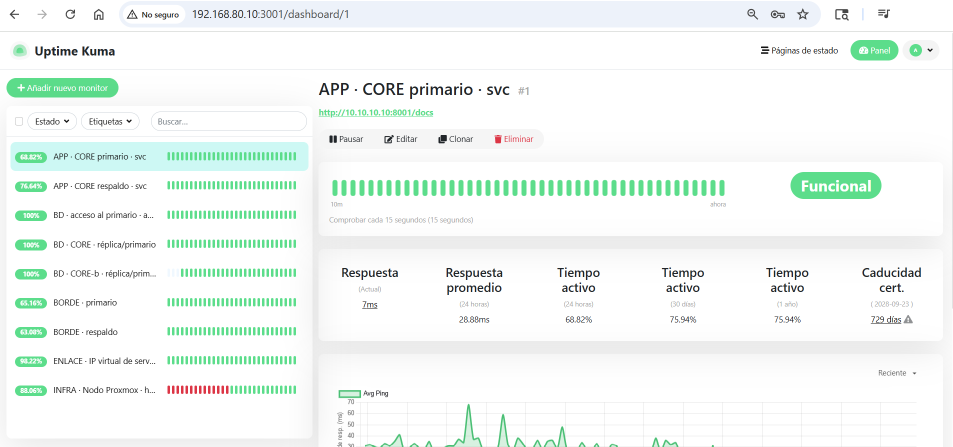
#> input picture docs/practica-profesional/capturas/noc-01-app-core-primario.png, 1906 x 893 px, found by its file name (shown at 1/2 size)
$ python procesar-evidencia-v4.py
#> lines starting #> are read from the running program, lines starting #| are printed output that depends on the picture
#> in cargar, returned value is the input picture: PIL image 1906x893 RGB; mean R, G, B 241.8, 247.7, 244.8
# Procesa las capturas de las pruebas de resiliencia: quita la barra de marcadores del
# navegador, tapa el avatar y difumina datos personales. Los originales no se tocan.
from PIL import Image
import os
E = "evidencia-pendiente"; OUT = "capturas"

def brillo(im, y):
    px = [im.getpixel((x, y)) for x in range(0, im.width, 6)]
    return sum(sum(p[:3]) / 3 for p in px) / len(px)

def hallar_fin_marcadores(im):
    # primera fila (>=100) donde empieza el contenido: linea separadora o cabecera gris
    for y in range(108, min(160, im.height)):
        if brillo(im, y) < 238:
            return y
#> this loop made 1 pass
#> y on pass 1: 108
    return None

def quitar_marcadores(im, y0=62):
    y1 = hallar_fin_marcadores(im)
#> y1 = 108
    if y1 is None or y1 <= y0: return im
    sup = im.crop((0, 0, im.width, y0)); inf = im.crop((0, y1, im.width, im.height))
#> after `sup = im.crop((0, 0, im.width, y0))`:
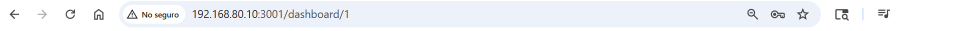
#> sup: PIL image 1906x62 RGB (shown at 1/2 size); mean R, G, B 239.5, 242.4, 247
#> after `inf = im.crop((0, y1, im.width, im.height))`:
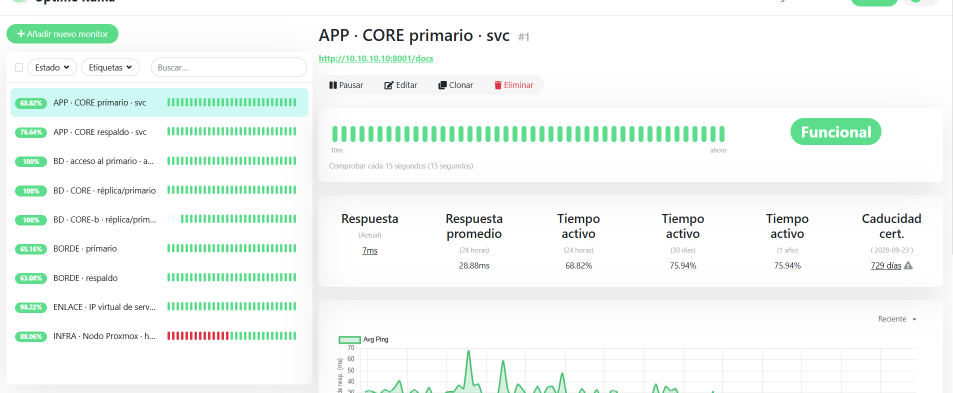
#> inf: PIL image 1906x785 RGB (shown at 1/2 size); mean R, G, B 241.9, 248, 244.6
    out = Image.new("RGB", (im.width, sup.height + inf.height)); out.paste(sup, (0, 0)); out.paste(inf, (0, sup.height))
#> after `out = Image.new('RGB', (im.width, sup.height + inf.height))`: out: PIL image 1906x847 RGB; every value is 0
#> after `out.paste(sup, (0, 0))`:
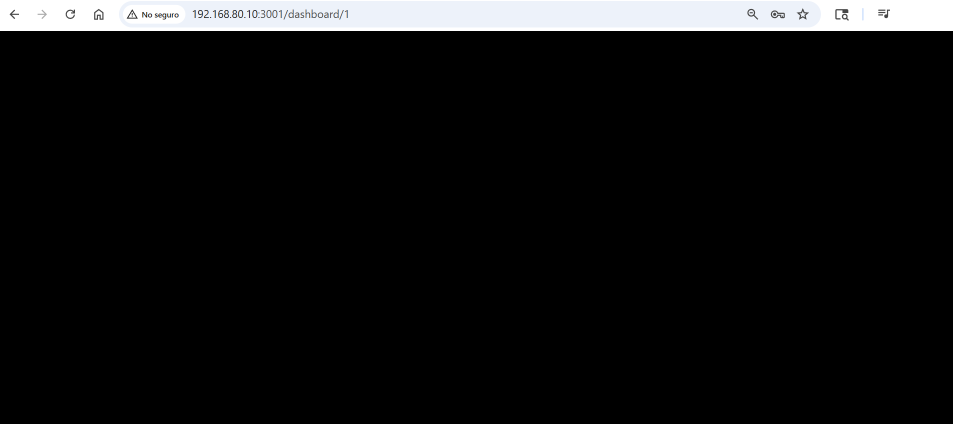
#> out: PIL image 1906x847 RGB (shown at 1/2 size); mean R, G, B 17.5, 17.7, 18.1
#> after `out.paste(inf, (0, sup.height))`:
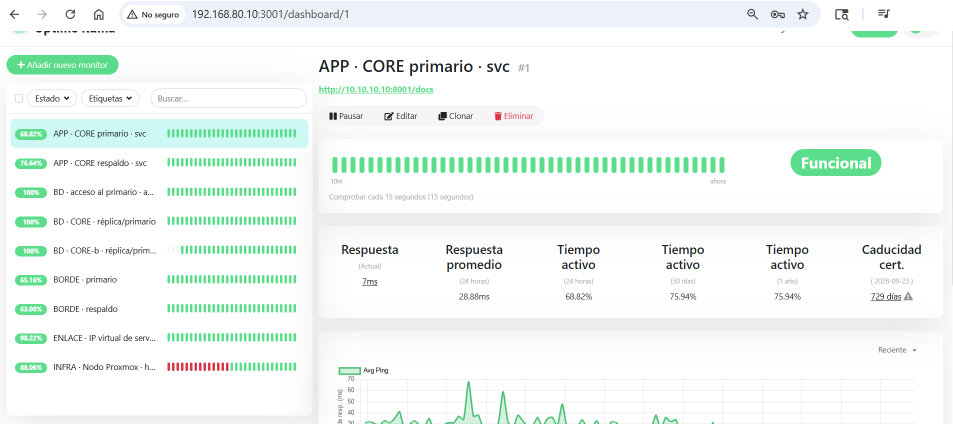
#> out: PIL image 1906x847 RGB (shown at 1/2 size); mean R, G, B 241.7, 247.6, 244.7
    return out

def tapar_avatar(im, x0=1780, y1=60):
#> called with x0 = 1780, y1 = 60
    if im.width < x0 + 40: return im
    c = im.getpixel((im.width - 2, 3))
#> c = (255, 255, 255)
    for x in range(x0, im.width):
        for y in range(0, y1): im.putpixel((x, y), c)
    return im

def quitar_edge(im, y0=66):
    # contenido oscuro (barra lateral del CRM) empieza tras los marcadores
    y1 = next((y for y in range(110, min(170, im.height)) if brillo(im, y) < 180), 131)
    sup = im.crop((0, 0, im.width, y0)); inf = im.crop((0, y1, im.width, im.height))
    out = Image.new("RGB", (im.width, sup.height + inf.height)); out.paste(sup, (0, 0)); out.paste(inf, (0, sup.height))
    for x in range(1560, out.width):
        for y in range(0, y0): out.putpixel((x, y), (255, 255, 255))
    return out

def pixelar(im, regiones, bloque=12):
    for (x0, y0, x1, y1) in regiones:
        x1 = min(x1, im.width); y1 = min(y1, im.height)
        r = im.crop((x0, y0, x1, y1)); w, h = max(1, (x1 - x0) // bloque), max(1, (y1 - y0) // bloque)
        im.paste(r.resize((w, h), Image.BILINEAR).resize((x1 - x0, y1 - y0), Image.NEAREST), (x0, y0))
    return im

def cargar(d, f): return Image.open(f"{E}/{d}/{f}").convert("RGB")
def guardar(im, n): im.save(f"{OUT}/{n}", optimize=True); print(n, im.size)
#> called with n = 'noc-01-app-core-primario.png'
#| noc-01-app-core-primario.png (1906, 847)

# --- NOC (principal) ---
noc = {"noc-01-app-core-primario":"noc-01-app-core-primario.png","noc-02-app-core-respaldo":"noc-02-app-core-respaldo.png",
       "noc-03-bd-acceso-al-primario":"noc-03-bd-acceso-al-primario.png","noc-04-bd-crm-core":"noc-04-bd-crm-core.png",
       "noc-05-bd-crm-core-b":"noc-05-bd-crm-core-b.png","noc-06-borde-primario":"noc-06-borde-primario.png",
       "noc-07-borde-respaldo":"noc-07-borde-respaldo.png","noc-08-enlace-ip-virtual":"noc-08-enlace-ip-virtual.png",
       "noc-09-infra-nodo-proxmox":"noc-09-infra-nodo-proxmox.png"}
for n, f in noc.items():
    im = tapar_avatar(quitar_marcadores(cargar("kuma-noc", f))); guardar(im, n + ".png")
#> pass 2 of the loop `for n, f in noc.items():`:
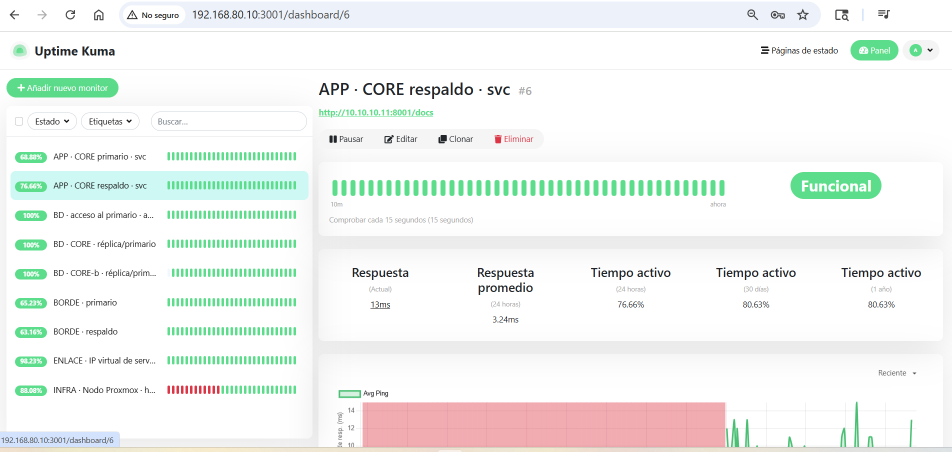
#> input picture docs/practica-profesional/capturas/noc-02-app-core-respaldo.png, 1903 x 903 px, found by its file name (shown at 1/2 size)
#> in cargar, returned value is the input picture: PIL image 1903x903 RGB; mean R, G, B 241.3, 244.4, 241.7
#> the loop in hallar_fin_marcadores (call 2), `for y in range(108, min(160, im.height)):` made 1 pass
#> sup: PIL image 1903x62 RGB
#> in quitar_marcadores (call 2), `inf = im.crop((0, y1, im.width, im.height))`:
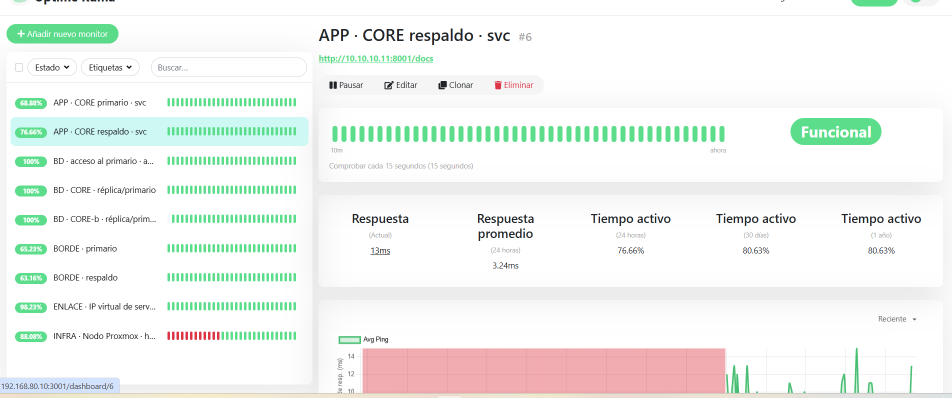
#> inf: PIL image 1903x795 RGB (shown at 1/2 size); mean R, G, B 241.2, 244.4, 241.1
#> out: PIL image 1903x857 RGB; every value is 0
#> in quitar_marcadores (call 2), `out.paste(inf, (0, sup.height))`:
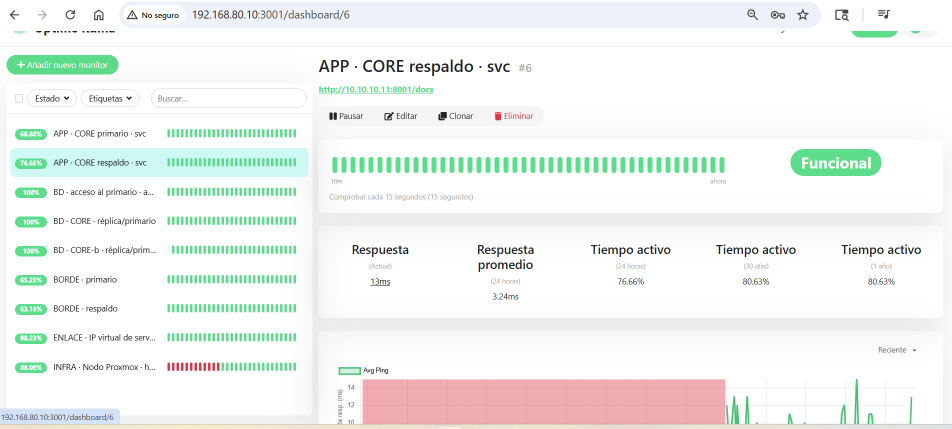
#> out: PIL image 1903x857 RGB (shown at 1/2 size); mean R, G, B 241.1, 244.2, 241.5
#| noc-02-app-core-respaldo.png (1903, 857)
#> (the run stopped early here; a loop or call above may not have finished)
